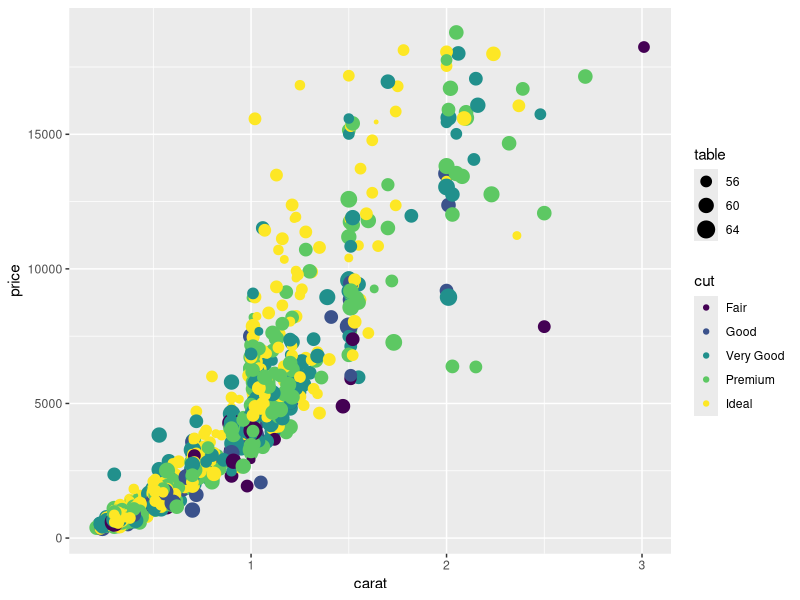
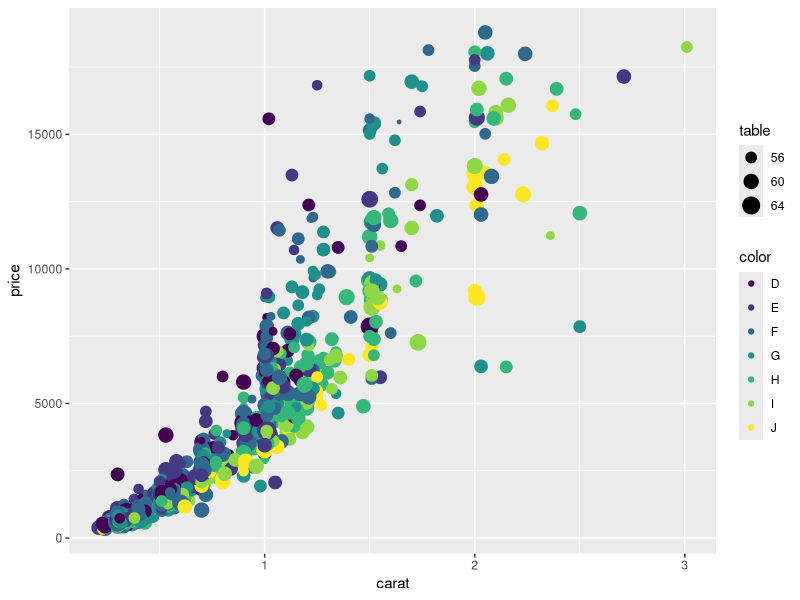
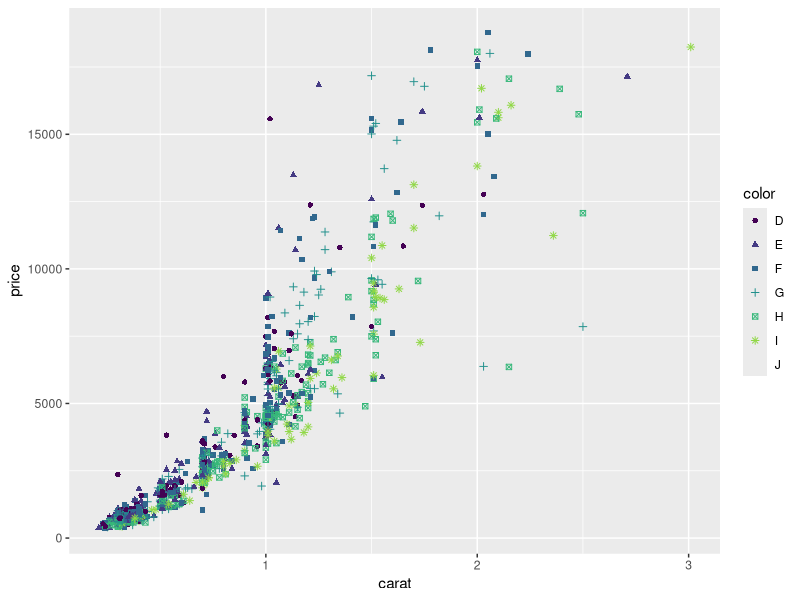
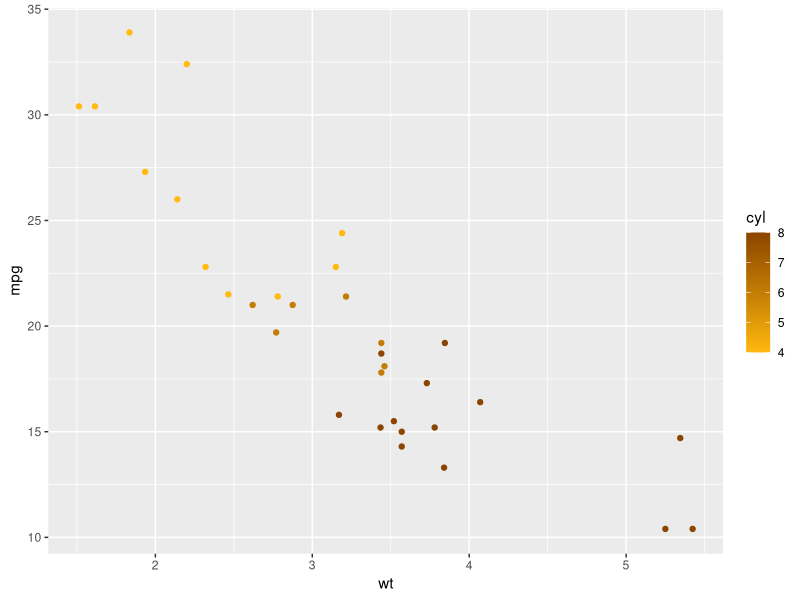
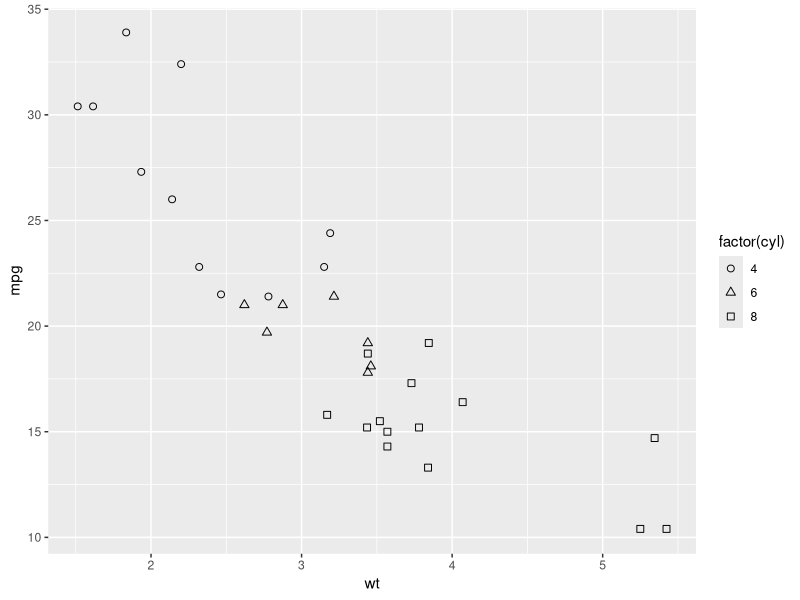
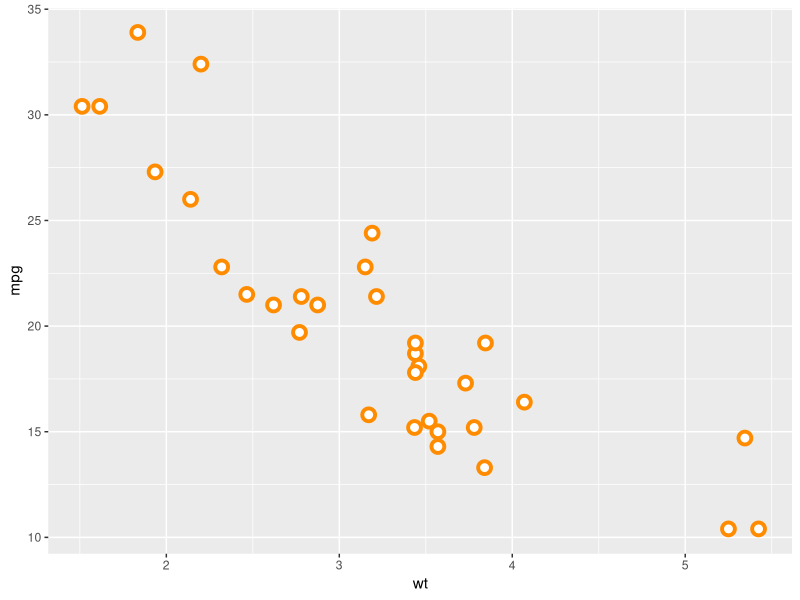
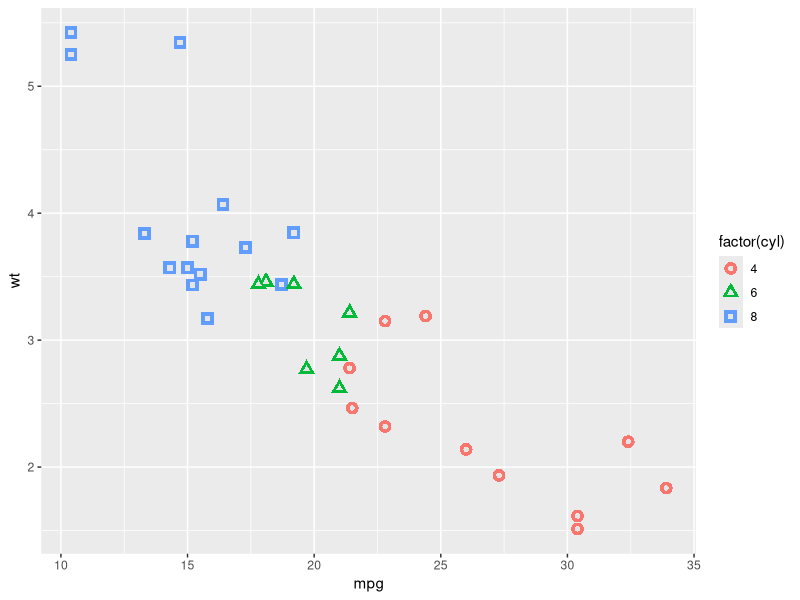
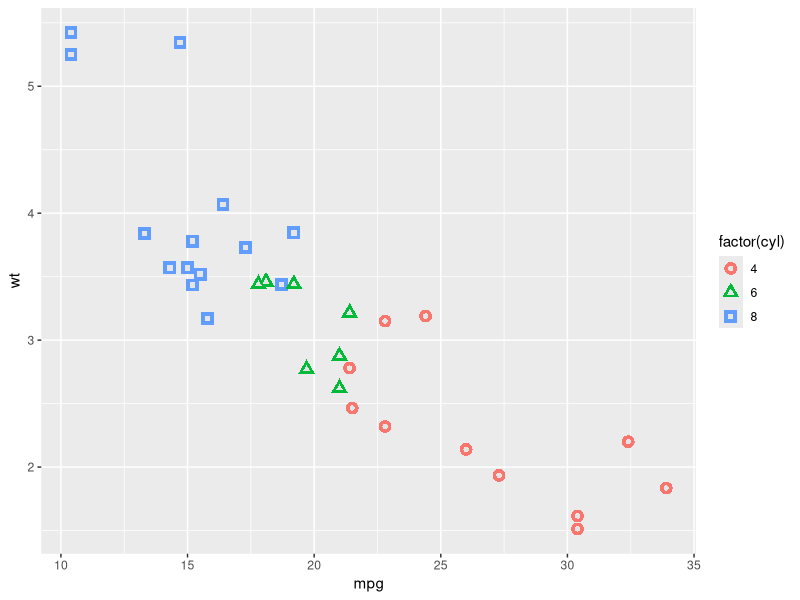

Write R code to recreate these figures, in order.
## ---- chunk 1
library(ggplot2)
## ---- chunk 2
dsmall = diamonds[sample(nrow(diamonds), 1000), ]
ggplot(data = dsmall, mapping = aes(x = carat, y = price)) +
    geom_point(mapping = aes(colour = cut, size = table))

ggplot(data = dsmall, mapping = aes(x = carat, y = price)) +
    geom_point(mapping = aes(colour = color, size = table))

ggplot(data = dsmall, mapping = aes(x = carat, y = price)) +
    geom_point(mapping = aes(colour = color, shape = color))
## ---- chunk 3
ggplot(data = mtcars, mapping = aes(x = wt, y = mpg)) +
    geom_point(mapping = aes(colour = cyl)) +
    scale_colour_gradient(
        low = "#FFB90F",
        high = "#8B4500", 
        space = "Lab", 
        na.value = "grey50", 
        guide = "colourbar")
## ---- chunk 4
ggplot(data = mtcars, mapping = aes(x = wt, y = mpg)) +
    geom_point(mapping = aes(shape = factor(cyl)), size = 2) +
    scale_shape(solid = FALSE)
## ---- chunk 5
ggplot(data = mtcars, mapping = aes(x = wt, y = mpg)) +
    geom_point(shape = 21, 
               colour = "#FF8C00", fill = "white", 
               size = 3, 
               stroke = 2)
## ---- chunk 6

p1 <- ggplot(mtcars, aes(mpg, wt, shape = factor(cyl)))
p1 + geom_point() +
    geom_point(mapping = aes(colour = factor(cyl)), size = 4) +
    geom_point(colour = "grey90", size = 1.5)

p2 <- ggplot(mtcars, aes(mpg, wt))
p2 + geom_point(mapping = aes(shape = factor(cyl))) +
    # 默认设置（同上）
    # geom_point(mapping = aes(shape = factor(cyl)), size = 1.5, colour = "black") +
    geom_point(mapping = aes(shape = factor(cyl), colour = factor(cyl)), size = 4) +
    geom_point(mapping = aes(shape = factor(cyl)), colour = "grey90", size = 1.5)


p <- ggplot(mtcars, aes(mpg, wt, shape = factor(cyl)))
p + geom_point(colour = "black", size = 4.5) +
    geom_point(colour = "pink", size = 4) +
    geom_point(mapping = aes(shape = factor(cyl)))


p <- ggplot(mtcars, aes(mpg, wt, shape = factor(cyl)))
p + geom_point(colour = "black", size = 4.5, show.legend = FALSE) +
    geom_point(colour = "pink", size = 4, show.legend = TRUE) +
    geom_point(mapping = aes(shape = factor(cyl)))
## ---- chunk 7
mtcars2 <- transform(mtcars, mpg = ifelse(runif(32) < 0.2, NA, mpg))
ggplot(mtcars2, aes(wt, mpg)) + geom_point()
ggplot(mtcars2, aes(wt, mpg)) + geom_point(na.rm = TRUE)
## ---- chunk 8
ggplot(data = dsmall, mapping = aes(x = carat, y = price, colour = color)) +
    geom_point() +
    facet_grid(.~color)

ggplot(data = dsmall, mapping = aes(x = carat, y = price, colour = color)) +
    geom_point() +
    facet_grid(color ~.)
## ---- chunk 9
p0 = ggplot(data = mpg, mapping = aes(x = cty, y = hwy))
p0 + geom_point()
p0 + geom_count()
p0 + geom_count() +
    scale_size_area()

p1 = ggplot(data = diamonds, mapping = aes(x = x, y = y)) +
    xlim(4, 10) +
    ylim(4, 10)
p1 + geom_point()
p1 + geom_bin2d()
p1 + geom_bin2d(bins = 100)
p1 + geom_bin2d(binwidth = c(0.1, 0.1))


p2 = ggplot(data = diamonds, mapping = aes(x = carat, y = price))
p2 + geom_hex()
p2 + geom_hex(bins = 10)
p2 + geom_hex(binwidth = c(1, 1000))
## ---- chunk 10
p1 = ggplot(data = mpg, mapping = aes(x = cyl, y = hwy))
p1 + geom_point()
p1 + geom_point(position = "jitter")
p1 + geom_jitter()
p1 + geom_jitter(mapping = aes(colour = class))
p1 + geom_jitter(mapping = aes(colour = class), width = 0.7)

p2 = ggplot(data = mpg, mapping = aes(x = cty, y = hwy))
p2 + geom_jitter()
p2 + geom_jitter(width = 0.9, height = 0.9)
## ---- chunk 11
p1 = ggplot(data = mtcars, mapping = aes(x = mpg, fill = factor(cyl)))
p2 = ggplot(data = mtcars, mapping = aes(x = 1, y = mpg, fill = factor(cyl)))
p3 = ggplot(data = mtcars, mapping = aes(x = factor(cyl), y = mpg, fill = factor(cyl)))
p4 = ggplot(data = mtcars, mapping = aes(x = factor(vs), fill = factor(cyl), y = mpg))
## ---- chunk 12
p1 + geom_dotplot()

p1 + geom_dotplot(method = "histodot")

p1 + geom_dotplot(binwidth = 1.5, dotsize = 1.25, stackratio = 0.7, stackdir = "up") +
    scale_y_continuous(name = NULL, breaks = NULL)

p1 + geom_dotplot(binwidth = 1.5, dotsize = 1.25, stackratio = 0.7, stackdir = "down") +
    scale_y_continuous(name = NULL, breaks = NULL)

p1 + geom_dotplot(binwidth = 1.5, dotsize = 1.25, stackratio = 0.7, stackdir = "center") +
    scale_y_continuous(name = NULL, breaks = NULL)

p1 + geom_dotplot(binwidth = 1.5, dotsize = 1.25, stackratio = 0.7, stackdir = "centerwhole") +
    scale_y_continuous(name = NULL, breaks = NULL)

p1 + geom_dotplot(binwidth = 1, dotsize = 1.25, stackratio = 0.7, stackdir = "up", stackgroups = TRUE, method = "histodot")
## ---- chunk 13
p2 + geom_dotplot(binaxis = "y", binwidth = 1.5, dotsize = 1.25, stackratio = 0.7, stackdir = "up") +
    scale_x_continuous(name = NULL, breaks = NULL)

p2 + geom_dotplot(binaxis = "y", binwidth = 1.5, dotsize = 1.25, stackratio = 0.7, stackdir = "down") +
    scale_x_continuous(name = NULL, breaks = NULL)

p2 + geom_dotplot(binaxis = "y", binwidth = 1.5, dotsize = 1.25, stackratio = 0.7, stackdir = "center") +
    scale_x_continuous(name = NULL, breaks = NULL)

p2 + geom_dotplot(binaxis = "y", binwidth = 1.5, dotsize = 1.25, stackratio = 0.7, stackdir = "centerwhole") +
    scale_x_continuous(name = NULL, breaks = NULL)
## ---- chunk 14
p3 + geom_dotplot(binaxis = "y", binwidth = 1.5, dotsize = 1.25, stackratio = 0.9, stackdir = "up")

p3 + geom_dotplot(binaxis = "y", binwidth = 1.5, dotsize = 1.25, stackratio = 0.9, stackdir = "down")

p3 + geom_dotplot(binaxis = "y", binwidth = 1.5, dotsize = 1.25, stackratio = 0.9, stackdir = "center")

p3 + geom_dotplot(binaxis = "y", binwidth = 1.5, dotsize = 1.25, stackratio = 0.9, stackdir = "centerwhole")
## ---- chunk 15
p4 + geom_dotplot(binaxis = "y", binwidth = 1.5, dotsize = 1, stackratio = 0.9, stackdir = "up", position = "dodge")

p4 + geom_dotplot(binaxis = "y", binwidth = 1.5, dotsize = 1, stackratio = 0.9, stackdir = "down", position = "dodge")

p4 + geom_dotplot(binaxis = "y", binwidth = 1.5, dotsize = 1, stackratio = 0.9, stackdir = "center", position = "dodge")

p4 + geom_dotplot(binaxis = "y", binwidth = 1.5, dotsize = 1, stackratio = 0.9, stackdir = "centerwhole", position = "dodge")

p4 + geom_dotplot(binaxis = "y", binwidth = 1.5, dotsize = 1, stackratio = 0.9, stackdir = "center", position = "identity")


p4 + geom_dotplot(binaxis = "y", 
                  binwidth = 1.5, 
                  dotsize = 1, 
                  stackratio = 0.9, 
                  stackdir = "center", 
                  # position = "identity"
                  binpositions = "all")

